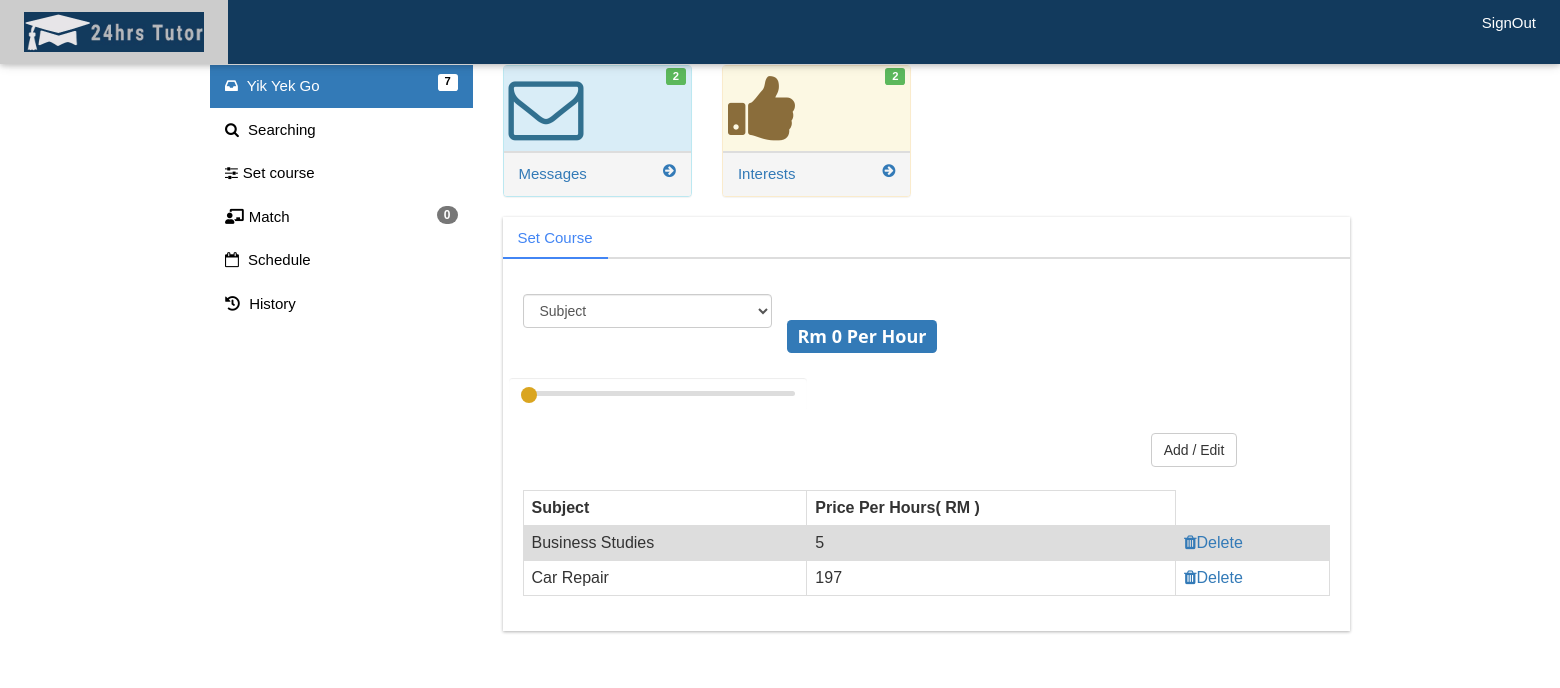
The app's page /setcourse.php (signed in) with its own data.
### tables this page shows
CREATE TABLE `subject` (
  `subject_id` int(11) NOT NULL,
  `subject_name` varchar(100) NOT NULL,
  `categories` varchar(100) NOT NULL
);

CREATE TABLE `subject_offer` (
  `offer_id` int(100) NOT NULL,
  `subject_id` int(100) NOT NULL,
  `tutor_id` int(100) NOT NULL,
  `price_perhrs` int(10) NOT NULL
);

### checkbook.php (called while the page is built, shortened)
<?php
require_once('db.php');
if(isset($_SESSION["username1"]) && isset($_SESSION["identity"]) && isset($_SESSION["actype"]))
 {
     if ($_SESSION["actype"] ==="tutor"){
        $Qz = $conn->prepare('SELECT `payment_id` FROM `payment_info` WHERE `tutor_id` =:id AND `status` = "pending" AND `bookingdate`>= CURDATE()');
        $Qz->bindParam(':id', $_SESSION["identity"], PDO::PARAM_INT);
        $Qz->execute();
        $countotal = $Qz->rowCount();
        $Qz2 = $conn->prepare('SELECT * FROM `chat` WHERE `tutor_id` =:id');
        $Qz2->bindParam(':id', $_SESSION["identity"], PDO::PARAM_INT);
        $Qz2->execute();
        $countotal2 = $Qz2->rowCount();
        $Qz3 = $conn->prepare('SELECT * FROM `favourite` WHERE `tutor_id` =:id');
        $Qz3->bindParam(':id', $_SESSION["identity"], PDO::PARAM_INT);
        $Qz3->execute();
        $countotal3 = $Qz3->rowCount();
     }
} else
{
     session_destroy();
     header("location:loging.php");
}
?>

### setcourse.php (the view, shortened to what this page needs)
<?php
 require_once('db.php');
 require_once("checkbook.php");
 $res = "0";
 if(isset($_SESSION["username1"]) && isset($_SESSION["identity"]) && $_SESSION["actype"] ==="tutor")
 {
    $query2 = $conn->prepare('SELECT c.subject_name , d.subject_id , d.offer_id , d.price_perhrs FROM subject c , subject_offer d WHERE d.tutor_id =:id AND c.subject_id = d.subject_id  ORDER BY c.subject_name');
    $query2->bindParam(':id', $_SESSION["identity"], PDO::PARAM_INT);
    $courses = $query2->execute();
  } else
  {
       session_destroy();
       header("location:loging.php");
  }
 ?>
<html>
<head><link rel="icon" href="uploads/24t.jpeg" type="image/gif" sizes="16x16"> </head>
<link rel="stylesheet" href="https://maxcdn.bootstrapcdn.com/bootstrap/3.3.7/css/bootstrap.min.css">
<link rel="stylesheet" href="https://cdnjs.cloudflare.com/ajax/libs/bootstrap-select/1.13.2/css/bootstrap-select.css">
<link rel="stylesheet" href="https://use.fontawesome.com/releases/v5.4.1/css/all.css">
<link rel="stylesheet" href="css/topbar.css">
<link rel="stylesheet" href="css/w3_2.css">
<link rel="stylesheet" href="css/userdash.css">
<link rel="stylesheet" href="css/slidebar.css">
<link href="https://maxcdn.bootstrapcdn.com/font-awesome/4.3.0/css/font-awesome.min.css" rel="stylesheet">
<br><br>
<div class="w3-top">
  <div class="w3-bar w3-blue w3-card">
    <a href="map4.php" class="w3-bar-item w3-button w3-padding-large"><img src="24hrs2.png" style="width:180px; height:40px" title="24hrs Tutor" alt="24hrs Tutor"></a>
    <div class="topnav">
    <div class="login-container w3-hide-small">
    <form action="">
       <?php
       if(isset($_SESSION["username1"]) && isset($_SESSION["identity"]) && $_SESSION["actype"])
        {
          echo "<a href='logout.php' class='w3-bar-item w3-button w3-padding-large w3-hide-small'>SignOut</a>";
        }
       ?>
    </form>
  </div></div>
    </div>
  </div>
<div class="container">
<div class="row">
    <div class="col-sm-3">
        <ul class="nav nav-pills nav-stacked nav-email shadow mb-20">
            <li class="active">
                <a href="login_success.php">
                    <i class="fa fa-inbox"></i> <?php echo $_SESSION["firstname"]." ".$_SESSION["lastname"] ?><span class="label pull-right">7</span>
                </a>
            </li>
            <li>
                <a href="searching.php"><i class="fa fa-search"></i> Searching</a>
            </li>
            <?php
                $value ="<span class='badge pull-right'>$countotal</span>";
                if ($_SESSION['actype'] ==='tutor'){
                    echo "<li><a href='setcourse.php'><i class='fa fa-sliders'></i>Set course</a></li>";
                    echo "<li><a href='match.php'><i class='fas fa-chalkboard-teacher'></i>Match$value</a></li>";
                }else{
                    echo "<li><a href='match.php'><i class='fas fa-chalkboard-teacher'></i>Match$value</a></li>";
                }
                ?>
            <li>
            <a href="calendar.php">
                    <i class="fa fa-calendar-o"></i> Schedule
                </a>
            </li>
            <li>
            <a href="history.php">
                    <i class="fas fa-history"></i> History
                </a>
             </li>
        </ul>
    </div>
    <div class="col-sm-9">
        <div class="row">
            <div class="col-lg-3">
            	<div class="panel panel-info">
        			<div class="panel-heading">
        				<div class="row">
        					<div class="col-xs-6">
        						<i class="fa fa-envelope-o fa-5x"></i>
        					</div>
        					<div class="col-xs-6 text-right">
                  <p class="announcement-heading label label-success"><?=$countotal2?></p>
        					</div>
        				</div>
        			</div>
        			<a href="chat.php">
        				<div class="panel-footer announcement-bottom">
        					<div class="row">
        						<div class="col-xs-6">
        							Messages
        						</div>
        						<div class="col-xs-6 text-right">
        							<i class="fa fa-arrow-circle-right"></i>
        						</div>
        					</div>
        				</div>
        			</a>
        		</div>
        	</div>
        	<div class="col-lg-3">
        		<div class="panel panel-warning">
        			<div class="panel-heading">
        				<div class="row">
        					<div class="col-xs-6">
        						<i class="fa fa-thumbs-up fa-5x"></i>
        					</div>
        					<div class="col-xs-6 text-right">
                  <p class="announcement-heading  label label-success"><?=$countotal3?></p>
        					</div>
        				</div>
        			</div>
        			<a href="favourite.php">
        				<div class="panel-footer announcement-bottom">
        					<div class="row">
        						<div class="col-xs-6">
        							Interests
        						</div>
        						<div class="col-xs-6 text-right">
        							<i class="fa fa-arrow-circle-right"></i>
        						</div>
        					</div>
        				</div>
        			</a>
        		</div>
        	</div>
        </div>
        <div class="card">
            <ul class="nav nav-tabs" role="tablist">
                <li role="presentation" class="active"><a href="#home" aria-controls="home" role="tab" data-toggle="tab">Set Course</a></li>
            </ul>
            <div class="tab-content">
                <div role="tabpanel" class="tab-pane active" id="home">
                    <section class="comment-list">
                    <article class="row">
                    <form action ='setcourse.php' method='POST'>
                    <div class="form-group">
                    <div class="col-lg-4">
                    <select id="multipleSelect1" class="selectpicker show-menu-arrow form-control" single name='category'>
                    <option value="0"> Subject </option>
                    </select></div><br>
                    <h3><span class="label label-primary">
                    Rm <span id='sliderStatus'><?php echo $res;?></span>   Per Hour </span></h3>
                    <br><input class='form-control' type='range' min='5' max='200'     margin-left: 215px; value='<?php echo $res;?>' step='1' name='price' onChange='sliderChange(this.value)' />
                    <br />
                            <div class="col-sm-offset-9 col-sm-10">
                                <button type="submit" class="btn btn-default" name="submit">Add / Edit</button>
                                </form>
                        </div>
                    </section><br>
                    <table>
                    <tr>
                      <th>Subject</th>
                      <th>Price Per Hours( RM )</th>
                    </tr>
                    <?php
                    foreach ($query2 as $row) {
                    echo "<tr><td>".$row['subject_name']."</td> <td>".$row['price_perhrs']."</td><td> <a href='setcourse.php?del=".$row['subject_id']."'><i class='fa fa-trash'></i>Delete</a></td> </tr>";
                    }
                    ?>
                    </table>
                </div>
               </div>
    </div>
</div>
</body>
</html>

### css/topbar.css (style rules this page uses)
.topnav .login-container { float: right; }

### css/w3_2.css (style rules this page uses)
html { box-sizing:border-box }
*,*:before,*:after { box-sizing:inherit }
html { -ms-text-size-adjust:100%;-webkit-text-size-adjust:100% }
article,aside,details,figcaption,figure,footer,header,main,menu,nav,section,summary { display:block }
a { background-color:transparent;-webkit-text-decoration-skip:objects }
button,input,select,textarea { font:inherit;margin:0 }
button,input { overflow:visible }
button,select { text-transform:none }
button,html [type=button],[type=reset],[type=submit] { -webkit-appearance:button }
html,body { font-family:Verdana,sans-serif;font-size:15px;line-height:1.5 }
html { overflow-x:hidden }
h3 { font-size:24px }
h1,h2,h3,h4,h5,h6 { font-family:"Segoe UI",Arial,sans-serif;font-weight:400;margin:10px 0 }
.w3-btn,.w3-button { border:none;display:inline-block;padding:8px 16px;vertical-align:middle;overflow:hidden;text-decoration:none;color:inherit;background-color:inherit;text-align:center;cursor:pointer;white-space:nowrap }
.w3-btn,.w3-button { -webkit-touch-callout:none;-webkit-user-select:none;-khtml-user-select:none;-moz-user-select:none;-ms-user-select:none;user-select:none }
.w3-bar { width:100%;overflow:hidden }
.w3-bar .w3-bar-item { padding:8px 16px;float:left;width:auto;border:none;display:block;outline:0 }
.w3-bar .w3-button { white-space:normal }
.w3-container:after,.w3-container:before,.w3-panel:after,.w3-panel:before,.w3-row:after,.w3-row:before,.w3-row-padding:after,.w3-row-padding:before, .w3-cell-row:before,.w3-cell-row:after,.w3-clear:after,.w3-clear:before,.w3-bar:before,.w3-bar:after { content:"";display:table;clear:both }
.w3-top,.w3-bottom { position:fixed;width:100%;z-index:1 }
.w3-top { top:0 }
.w3-card,.w3-card-2 { box-shadow:0 2px 5px 0 rgba(0,0,0,0.16),0 2px 10px 0 rgba(0,0,0,0.12) }
.w3-padding-large { padding:12px 24px!important }
.w3-blue,.w3-hover-blue:hover { color:#fff!important;background-color:#123a5d!important }

### css/userdash.css (style rules this page uses)
.panel .panel-heading { padding: 5px; border-top-right-radius: 3px; border-top-left-radius: 3px; border-bottom: 1px solid #DDD; -moz-border-radius: 0px; -webkit-border-radius: 0px; border-radius: 0px; }
form .form-group { position: relative; margin-left: 0px !important; margin-right: 0px !important; }
.nav-email > li + li { margin-top: 1px; }
.nav-email li { background-color: white; }
.nav-email li.active { background-color: transparent; }
.nav-email li.active .label { background-color: white; color: black; }
.nav-email li a { color: black; -moz-border-radius: 0px; -webkit-border-radius: 0px; border-radius: 0px; }
.nav-email li a i { margin-right: 5px; }
.nav-email li a .label { margin-top: -1px; }
.nav-tabs { border-bottom: 2px solid #DDD; }
.nav-tabs > li.active > a, .nav-tabs > li.active > a:focus, .nav-tabs > li.active > a:hover { border-width: 0; }
.nav-tabs > li > a { border: none; color: #666; }
.nav-tabs > li.active > a, .nav-tabs > li > a:hover { border: none; color: #4285F4 !important; background: transparent; }
.nav-tabs > li > a::after { content: ""; background: #4285F4; height: 2px; position: absolute; width: 100%; left: 0px; bottom: -1px; transition: all 250ms ease 0s; transform: scale(0); }
.nav-tabs > li.active > a::after, .nav-tabs > li:hover > a::after { transform: scale(1); }
.tab-pane { padding: 15px 0; }
.tab-content { padding:20px }
.card { background: #FFF none repeat scroll 0% 0%; box-shadow: 0px 1px 3px rgba(0, 0, 0, 0.3); margin-bottom: 30px; }

### css/slidebar.css (style rules this page uses)
input[type=range] { -webkit-appearance: none; border: 1px solid white; width: 300px; }

### setcourse.php (style rules this page uses)
table { font-family: arial, sans-serif; border-collapse: collapse; width: 100%; }
td, th { border: 1px solid #dddddd; text-align: left; padding: 8px; }
tr:nth-child(even) { background-color: #dddddd; }

### records on screen
subject: subject_name "Business Studies", subject_offer.price_perhrs "5"
subject: subject_name "Car Repair", subject_offer.price_perhrs "197"

### other values on screen
$_SESSION["firstname"] "Yik Yek"
$_SESSION["lastname"] "Go"
$countotal "0"
$countotal2 "2"
$countotal3 "2"
$res "0"
